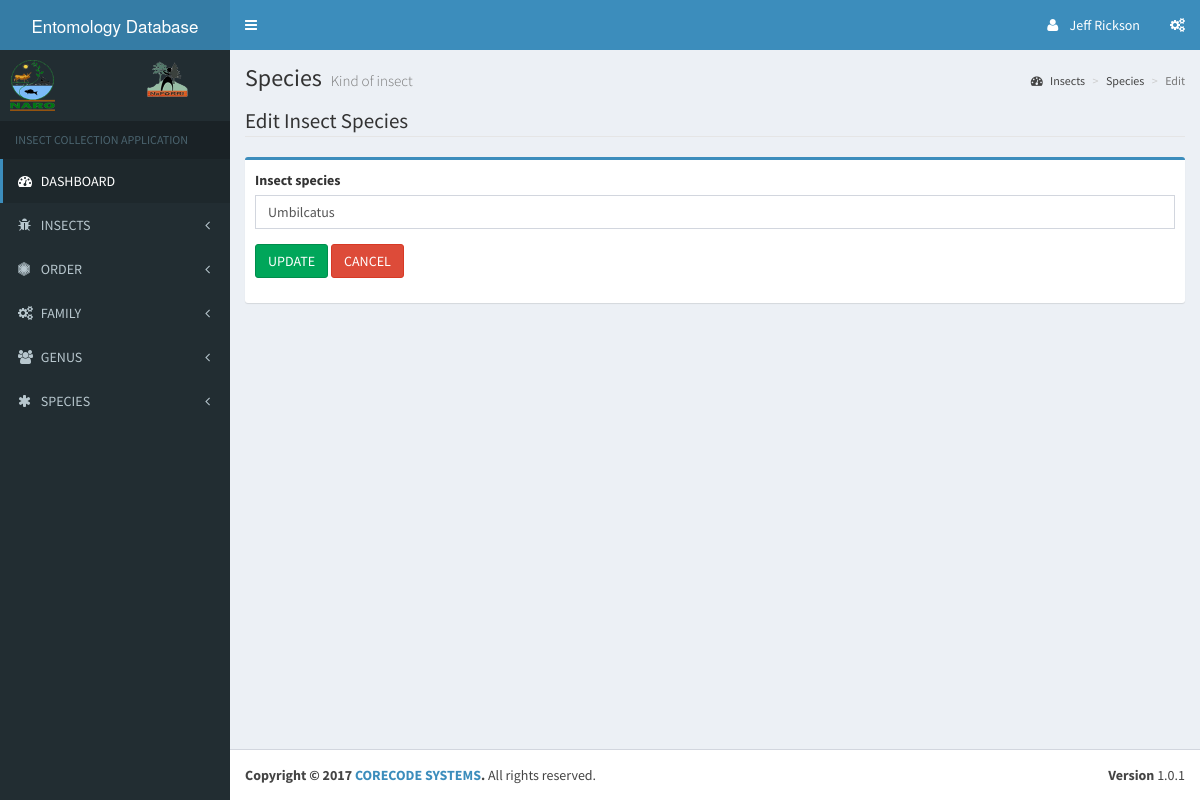
Before: /admin/edit_species.php?id=1 (signed in) with the older database file.
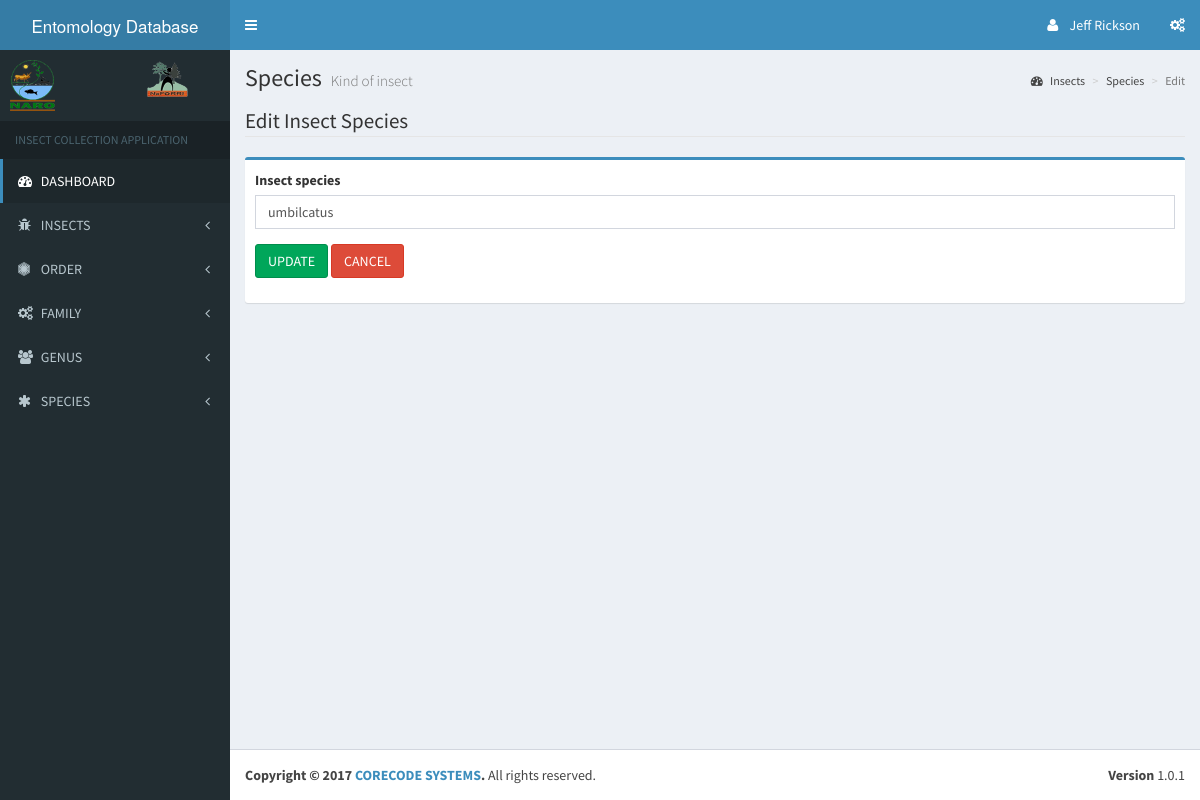
After: the same page with the newer database file.
### tables this page shows
CREATE TABLE `Species` (
  `species_Id` int(11) NOT NULL,
  `species_name` varchar(50) NOT NULL
);

### libs/database.php (called while the page is built, shortened)
<?php
    class database {
        public $host    = DB_HOST;
        public $user    = DB_USER;
        public $pass    = DB_PASS;
        public $db_name = DB_NAME;
        public $conn;
        public function connect() {
            $this->conn = new mysqli($this->host, $this->user, $this->pass, $this->db_name);
        }
        public function select_one($query) {
            $result = $this->conn->query($query);
            if($result->num_rows > 0) {
                return $result->fetch_object();
            }else {
                return false;
            }
        }
    }
?>

### admin/edit_species.php (the view, shortened to what this page needs)
<?php
require_once '../libs/database.php';
$db = new database();
if(isset($_GET['id'])) {
    $id = $_GET['id'];
}
$species_record = $db->select_one("SELECT species_name FROM species WHERE species_Id = {$id} LIMIT 1");
?>
<?php include 'includes/header.php'; ?>
<?php include 'includes/sidebar_nav.php'; ?>
<div class="content-wrapper">
    <section class="content-header">
        <h1>
            Species
            <small>Kind of insect</small>
        </h1>
        <ol class="breadcrumb">
            <li><a href="dashboard.php"><i class="fa fa-dashboard"></i> Insects</a></li>
            <li><a href="species_list.php">Species</a></li>
            <li class="active">Edit</li>
        </ol>
    </section>
    <section class="content">
        <div class='row'>
            <div class='col-md-12'>
                <fieldset>
                    <legend>Edit Insect Species</legend>
                    <form action='' method='post' role='form'>
                        <div class='box box-primary'>
                            <div class='box-body'>
                                <div class='form-group'>
                                    <label class='control-label' for='species'>Insect species</label>
                                    <input type='text' class='form-control' id='species' name='species' value="<?php echo $species_record->species_name; ?>">
                                </div>
                                <div class='form-group'>
                                    <input type='submit' name='update' class='btn btn-success' value='UPDATE'>
                                    <input type='reset' name='cancel' class='btn btn-danger' value='CANCEL'>
                                </div>
                            </div>
                        </div>
                    </form>
                </fieldset>
            </div>
        </div>
    </section>
</div>
<?php include 'includes/footer.php'; ?>

Changed rows visible on the page:
changed species: species "Umbilcatus" → "umbilcatus"
